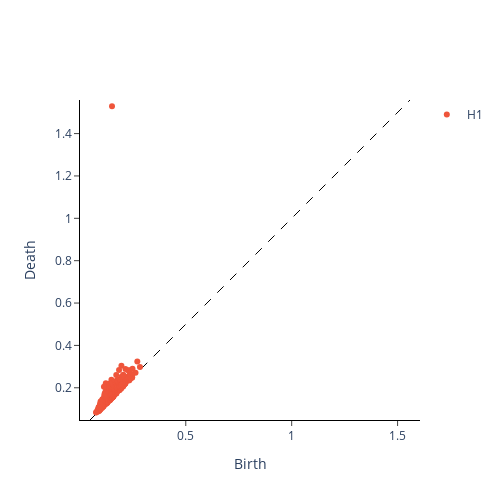

Here is the notebook cell this chart was saved with:
### Code cell
plot_diagram(X_diagrams[0])

### Figure 1 — Plotly figure (JSON) as saved in the notebook; plotly's stock layout.template omitted (floating-point values rounded to 4 significant figures; data arrays with more than 128 entries replaced by an {"elided": "..."} marker saying what was removed)
{"data": [{"hoverinfo": "none", "line": {"color": "black", "dash": "dash", "width": 1}, "mode": "lines", "showlegend": false, "type": "scatter", "x": [0.04786, 1.559], "y": [0.04786, 1.559]}, {"hoverinfo": "text", "hovertext": {"elided": "379 str values"}, "mode": "markers", "name": "H1", "type": "scatter", "x": {"elided": "379 float values"}, "y": {"elided": "379 float values"}}], "layout": {"height": 500, "plot_bgcolor": "white", "width": 500, "xaxis": {"autorange": false, "exponentformat": "e", "linecolor": "black", "linewidth": 1, "mirror": false, "range": [0.04786, 1.559], "showexponent": "all", "showline": true, "side": "bottom", "ticks": "outside", "title": {"text": "Birth"}, "type": "linear", "zeroline": true}, "yaxis": {"autorange": false, "exponentformat": "e", "linecolor": "black", "linewidth": 1, "mirror": false, "range": [0.04786, 1.559], "scaleanchor": "x", "scaleratio": 1, "showexponent": "all", "showline": true, "side": "left", "ticks": "outside", "title": {"text": "Death"}, "type": "linear", "zeroline": true}}}
